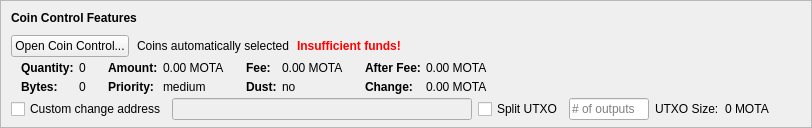
    <widget class="QFrame" name="frameCoinControl">
     <property name="sizePolicy">
      <sizepolicy hsizetype="Expanding" vsizetype="Expanding">
       <horstretch>0</horstretch>
       <verstretch>0</verstretch>
      </sizepolicy>
     </property>
     <property name="maximumSize">
      <size>
       <width>16777215</width>
       <height>16777215</height>
      </size>
     </property>
     <property name="frameShape">
      <enum>QFrame::StyledPanel</enum>
     </property>
     <property name="frameShadow">
      <enum>QFrame::Sunken</enum>
     </property>
     <layout class="QVBoxLayout" name="verticalLayoutCoinControl2">
      <property name="spacing">
       <number>0</number>
      </property>
      <property name="leftMargin">
       <number>0</number>
      </property>
      <property name="topMargin">
       <number>0</number>
      </property>
      <property name="rightMargin">
       <number>0</number>
      </property>
      <property name="bottomMargin">
       <number>6</number>
      </property>
      <item>
       <layout class="QVBoxLayout" name="verticalLayoutCoinControl" stretch="0,0,0,0,1">
        <property name="spacing">
         <number>0</number>
        </property>
        <property name="leftMargin">
         <number>10</number>
        </property>
        <property name="topMargin">
         <number>10</number>
        </property>
        <item>
         <layout class="QHBoxLayout" name="horizontalLayoutCoinControl1">
          <property name="bottomMargin">
           <number>10</number>
          </property>
          <item>
           <widget class="QLabel" name="labelCoinControlFeatures">
            <property name="sizePolicy">
             <sizepolicy hsizetype="Preferred" vsizetype="Maximum">
              <horstretch>0</horstretch>
              <verstretch>0</verstretch>
             </sizepolicy>
            </property>
            <property name="font">
             <font>
              <weight>75</weight>
              <bold>true</bold>
             </font>
            </property>
            <property name="styleSheet">
             <string notr="true">font-weight:bold;</string>
            </property>
            <property name="text">
             <string>Coin Control Features</string>
            </property>
           </widget>
          </item>
         </layout>
        </item>
        <item>
         <layout class="QHBoxLayout" name="horizontalLayoutCoinControl2" stretch="0,0,0,0">
          <property name="spacing">
           <number>8</number>
          </property>
          <property name="bottomMargin">
           <number>4</number>
          </property>
          <item>
           <widget class="QPushButton" name="pushButtonCoinControl">
            <property name="styleSheet">
             <string notr="true"/>
            </property>
            <property name="text">
             <string>Open Coin Control...</string>
            </property>
            <property name="autoDefault">
             <bool>false</bool>
            </property>
           </widget>
          </item>
          <item>
           <widget class="QLabel" name="labelCoinControlAutomaticallySelected">
            <property name="text">
             <string>Coins automatically selected</string>
            </property>
            <property name="margin">
             <number>5</number>
            </property>
           </widget>
          </item>
          <item>
           <widget class="QLabel" name="labelCoinControlInsuffFunds">
            <property name="font">
             <font>
              <weight>75</weight>
              <bold>true</bold>
             </font>
            </property>
            <property name="styleSheet">
             <string notr="true">color:red;font-weight:bold;</string>
            </property>
            <property name="text">
             <string>Insufficient funds!</string>
            </property>
            <property name="margin">
             <number>5</number>
            </property>
           </widget>
          </item>
          <item>
           <spacer name="horizontalSpacerCoinControl">
            <property name="orientation">
             <enum>Qt::Horizontal</enum>
            </property>
            <property name="sizeHint" stdset="0">
             <size>
              <width>40</width>
              <height>1</height>
             </size>
            </property>
           </spacer>
          </item>
         </layout>
        </item>
        <item>
         <widget class="QWidget" name="widgetCoinControl" native="true">
          <property name="sizePolicy">
           <sizepolicy hsizetype="Preferred" vsizetype="Preferred">
            <horstretch>0</horstretch>
            <verstretch>0</verstretch>
           </sizepolicy>
          </property>
          <property name="minimumSize">
           <size>
            <width>0</width>
            <height>0</height>
           </size>
          </property>
          <property name="styleSheet">
           <string notr="true"/>
          </property>
          <layout class="QHBoxLayout" name="horizontalLayoutCoinControl5">
           <property name="leftMargin">
            <number>0</number>
           </property>
           <property name="topMargin">
            <number>0</number>
           </property>
           <property name="rightMargin">
            <number>0</number>
           </property>
           <property name="bottomMargin">
            <number>0</number>
           </property>
           <item>
            <layout class="QHBoxLayout" name="horizontalLayoutCoinControl3" stretch="0,0,0,1">
             <property name="spacing">
              <number>10</number>
             </property>
             <property name="topMargin">
              <number>0</number>
             </property>
             <property name="bottomMargin">
              <number>4</number>
             </property>
             <item>
              <layout class="QFormLayout" name="formLayoutCoinControl1">
               <property name="horizontalSpacing">
                <number>5</number>
               </property>
               <property name="verticalSpacing">
                <number>5</number>
               </property>
               <property name="leftMargin">
                <number>10</number>
               </property>
               <property name="topMargin">
                <number>0</number>
               </property>
               <property name="rightMargin">
                <number>6</number>
               </property>
               <item row="0" column="0">
                <widget class="QLabel" name="labelCoinControlQuantityText">
                 <property name="font">
                  <font>
                   <weight>75</weight>
                   <bold>true</bold>
                  </font>
                 </property>
                 <property name="text">
                  <string>Quantity:</string>
                 </property>
                 <property name="margin">
                  <number>0</number>
                 </property>
                </widget>
               </item>
               <item row="0" column="1">
                <widget class="QLabel" name="labelCoinControlQuantity">
                 <property name="cursor">
                  <cursorShape>IBeamCursor</cursorShape>
                 </property>
                 <property name="contextMenuPolicy">
                  <enum>Qt::ActionsContextMenu</enum>
                 </property>
                 <property name="text">
                  <string notr="true">0</string>
                 </property>
                 <property name="margin">
                  <number>0</number>
                 </property>
                 <property name="textInteractionFlags">
                  <set>Qt::LinksAccessibleByMouse|Qt::TextSelectableByKeyboard|Qt::TextSelectableByMouse</set>
                 </property>
                </widget>
               </item>
               <item row="1" column="0">
                <widget class="QLabel" name="labelCoinControlBytesText">
                 <property name="font">
                  <font>
                   <weight>75</weight>
                   <bold>true</bold>
                  </font>
                 </property>
                 <property name="text">
                  <string>Bytes:</string>
                 </property>
                </widget>
               </item>
               <item row="1" column="1">
                <widget class="QLabel" name="labelCoinControlBytes">
                 <property name="cursor">
                  <cursorShape>IBeamCursor</cursorShape>
                 </property>
                 <property name="contextMenuPolicy">
                  <enum>Qt::ActionsContextMenu</enum>
                 </property>
                 <property name="text">
                  <string notr="true">0</string>
                 </property>
                 <property name="textInteractionFlags">
                  <set>Qt::LinksAccessibleByMouse|Qt::TextSelectableByKeyboard|Qt::TextSelectableByMouse</set>
                 </property>
                </widget>
               </item>
              </layout>
             </item>
             <item>
              <layout class="QFormLayout" name="formLayoutCoinControl2">
               <property name="horizontalSpacing">
                <number>5</number>
               </property>
               <property name="verticalSpacing">
                <number>5</number>
               </property>
               <property name="leftMargin">
                <number>6</number>
               </property>
               <property name="topMargin">
                <number>0</number>
               </property>
               <property name="rightMargin">
                <number>6</number>
               </property>
               <item row="0" column="0">
                <widget class="QLabel" name="labelCoinControlAmountText">
                 <property name="font">
                  <font>
                   <weight>75</weight>
                   <bold>true</bold>
                  </font>
                 </property>
                 <property name="text">
                  <string>Amount:</string>
                 </property>
                 <property name="margin">
                  <number>0</number>
                 </property>
                </widget>
               </item>
               <item row="0" column="1">
                <widget class="QLabel" name="labelCoinControlAmount">
                 <property name="cursor">
                  <cursorShape>IBeamCursor</cursorShape>
                 </property>
                 <property name="contextMenuPolicy">
                  <enum>Qt::ActionsContextMenu</enum>
                 </property>
                 <property name="text">
                  <string notr="true">0.00 MOTA</string>
                 </property>
                 <property name="textInteractionFlags">
                  <set>Qt::LinksAccessibleByMouse|Qt::TextSelectableByKeyboard|Qt::TextSelectableByMouse</set>
                 </property>
                </widget>
               </item>
               <item row="1" column="0">
                <widget class="QLabel" name="labelCoinControlPriorityText">
                 <property name="font">
                  <font>
                   <weight>75</weight>
                   <bold>true</bold>
                  </font>
                 </property>
                 <property name="text">
                  <string>Priority:</string>
                 </property>
                </widget>
               </item>
               <item row="1" column="1">
                <widget class="QLabel" name="labelCoinControlPriority">
                 <property name="cursor">
                  <cursorShape>IBeamCursor</cursorShape>
                 </property>
                 <property name="contextMenuPolicy">
                  <enum>Qt::ActionsContextMenu</enum>
                 </property>
                 <property name="text">
                  <string>medium</string>
                 </property>
                 <property name="textInteractionFlags">
                  <set>Qt::LinksAccessibleByMouse|Qt::TextSelectableByKeyboard|Qt::TextSelectableByMouse</set>
                 </property>
                </widget>
               </item>
              </layout>
             </item>
             <item>
              <layout class="QFormLayout" name="formLayoutCoinControl3">
               <property name="horizontalSpacing">
                <number>5</number>
               </property>
               <property name="verticalSpacing">
                <number>5</number>
               </property>
               <property name="leftMargin">
                <number>6</number>
               </property>
               <property name="topMargin">
                <number>0</number>
               </property>
               <property name="rightMargin">
                <number>6</number>
               </property>
               <item row="0" column="0">
                <widget class="QLabel" name="labelCoinControlFeeText">
                 <property name="font">
                  <font>
                   <weight>75</weight>
                   <bold>true</bold>
                  </font>
                 </property>
                 <property name="text">
                  <string>Fee:</string>
                 </property>
                 <property name="margin">
                  <number>0</number>
                 </property>
                </widget>
               </item>
               <item row="0" column="1">
                <widget class="QLabel" name="labelCoinControlFee">
                 <property name="cursor">
                  <cursorShape>IBeamCursor</cursorShape>
                 </property>
                 <property name="contextMenuPolicy">
                  <enum>Qt::ActionsContextMenu</enum>
                 </property>
                 <property name="text">
                  <string notr="true">0.00 MOTA</string>
                 </property>
                 <property name="textInteractionFlags">
                  <set>Qt::LinksAccessibleByMouse|Qt::TextSelectableByKeyboard|Qt::TextSelectableByMouse</set>
                 </property>
                </widget>
               </item>
               <item row="1" column="0">
                <widget class="QLabel" name="labelCoinControlLowOutputText">
                 <property name="font">
                  <font>
                   <weight>75</weight>
                   <bold>true</bold>
                  </font>
                 </property>
                 <property name="text">
                  <string>Dust:</string>
                 </property>
                </widget>
               </item>
               <item row="1" column="1">
                <widget class="QLabel" name="labelCoinControlLowOutput">
                 <property name="cursor">
                  <cursorShape>IBeamCursor</cursorShape>
                 </property>
                 <property name="contextMenuPolicy">
                  <enum>Qt::ActionsContextMenu</enum>
                 </property>
                 <property name="text">
                  <string>no</string>
                 </property>
                 <property name="textInteractionFlags">
                  <set>Qt::LinksAccessibleByMouse|Qt::TextSelectableByKeyboard|Qt::TextSelectableByMouse</set>
                 </property>
                </widget>
               </item>
              </layout>
             </item>
             <item>
              <layout class="QFormLayout" name="formLayoutCoinControl4">
               <property name="horizontalSpacing">
                <number>5</number>
               </property>
               <property name="verticalSpacing">
                <number>5</number>
               </property>
               <property name="leftMargin">
                <number>6</number>
               </property>
               <property name="topMargin">
                <number>0</number>
               </property>
               <property name="rightMargin">
                <number>6</number>
               </property>
               <item row="0" column="0">
                <widget class="QLabel" name="labelCoinControlAfterFeeText">
                 <property name="font">
                  <font>
                   <weight>75</weight>
                   <bold>true</bold>
                  </font>
                 </property>
                 <property name="text">
                  <string>After Fee:</string>
                 </property>
                 <property name="margin">
                  <number>0</number>
                 </property>
                </widget>
               </item>
               <item row="0" column="1">
                <widget class="QLabel" name="labelCoinControlAfterFee">
                 <property name="cursor">
                  <cursorShape>IBeamCursor</cursorShape>
                 </property>
                 <property name="contextMenuPolicy">
                  <enum>Qt::ActionsContextMenu</enum>
                 </property>
                 <property name="text">
                  <string notr="true">0.00 MOTA</string>
                 </property>
                 <property name="textInteractionFlags">
                  <set>Qt::LinksAccessibleByMouse|Qt::TextSelectableByKeyboard|Qt::TextSelectableByMouse</set>
                 </property>
                </widget>
               </item>
               <item row="1" column="0">
                <widget class="QLabel" name="labelCoinControlChangeText">
                 <property name="font">
                  <font>
                   <weight>75</weight>
                   <bold>true</bold>
                  </font>
                 </property>
                 <property name="text">
                  <string>Change:</string>
                 </property>
                </widget>
               </item>
               <item row="1" column="1">
                <widget class="QLabel" name="labelCoinControlChange">
                 <property name="cursor">
                  <cursorShape>IBeamCursor</cursorShape>
                 </property>
                 <property name="contextMenuPolicy">
                  <enum>Qt::ActionsContextMenu</enum>
                 </property>
                 <property name="text">
                  <string notr="true">0.00 MOTA</string>
                 </property>
                 <property name="textInteractionFlags">
                  <set>Qt::LinksAccessibleByMouse|Qt::TextSelectableByKeyboard|Qt::TextSelectableByMouse</set>
                 </property>
                </widget>
               </item>
              </layout>
             </item>
            </layout>
           </item>
          </layout>
         </widget>
        </item>
        <item>
         <layout class="QHBoxLayout" name="horizontalLayoutCoinControl4" stretch="0,0,0,0,0,0,0,0">
          <property name="spacing">
           <number>6</number>
          </property>
          <property name="sizeConstraint">
           <enum>QLayout::SetDefaultConstraint</enum>
          </property>
          <property name="topMargin">
           <number>0</number>
          </property>
          <property name="rightMargin">
           <number>0</number>
          </property>
          <item>
           <widget class="QCheckBox" name="checkBoxCoinControlChange">
            <property name="toolTip">
             <string>If this is activated, but the change address is empty or invalid, change will be sent to a newly generated address.</string>
            </property>
            <property name="text">
             <string>Custom change address</string>
            </property>
           </widget>
          </item>
          <item>
           <widget class="QValidatedLineEdit" name="lineEditCoinControlChange">
            <property name="enabled">
             <bool>false</bool>
            </property>
            <property name="sizePolicy">
             <sizepolicy hsizetype="Expanding" vsizetype="Fixed">
              <horstretch>0</horstretch>
              <verstretch>0</verstretch>
             </sizepolicy>
            </property>
            <property name="minimumSize">
             <size>
              <width>300</width>
              <height>0</height>
             </size>
            </property>
           </widget>
          </item>
          <item>
           <widget class="QCheckBox" name="splitBlockCheckBox">
            <property name="text">
             <string>Split UTXO</string>
            </property>
           </widget>
          </item>
          <item>
           <widget class="QLineEdit" name="splitBlockLineEdit">
            <property name="sizePolicy">
             <sizepolicy hsizetype="Fixed" vsizetype="Fixed">
              <horstretch>20</horstretch>
              <verstretch>0</verstretch>
             </sizepolicy>
            </property>
            <property name="maximumSize">
             <size>
              <width>80</width>
              <height>16777215</height>
             </size>
            </property>
            <property name="placeholderText">
             <string># of outputs</string>
            </property>
           </widget>
          </item>
          <item>
           <widget class="QLabel" name="labelBlockSizeText">
            <property name="text">
             <string>UTXO Size:</string>
            </property>
           </widget>
          </item>
          <item>
           <widget class="QLabel" name="labelBlockSize">
            <property name="text">
             <string>0 MOTA</string>
            </property>
           </widget>
          </item>
          <item>
           <widget class="QLabel" name="labelCoinControlChangeLabel">
            <property name="sizePolicy">
             <sizepolicy hsizetype="Minimum" vsizetype="Expanding">
              <horstretch>0</horstretch>
              <verstretch>0</verstretch>
             </sizepolicy>
            </property>
            <property name="minimumSize">
             <size>
              <width>0</width>
              <height>0</height>
             </size>
            </property>
            <property name="text">
             <string/>
            </property>
            <property name="margin">
             <number>0</number>
            </property>
           </widget>
          </item>
          <item>
           <spacer name="horizontalSpacer_7">
            <property name="orientation">
             <enum>Qt::Horizontal</enum>
            </property>
            <property name="sizeHint" stdset="0">
             <size>
              <width>0</width>
              <height>20</height>
             </size>
            </property>
           </spacer>
          </item>
         </layout>
        </item>
        <item>
         <spacer name="verticalSpacerCoinControl">
          <property name="orientation">
           <enum>Qt::Vertical</enum>
          </property>
          <property name="sizeHint" stdset="0">
           <size>
            <width>800</width>
            <height>1</height>
           </size>
          </property>
         </spacer>
        </item>
       </layout>
      </item>
     </layout>
    </widget>
